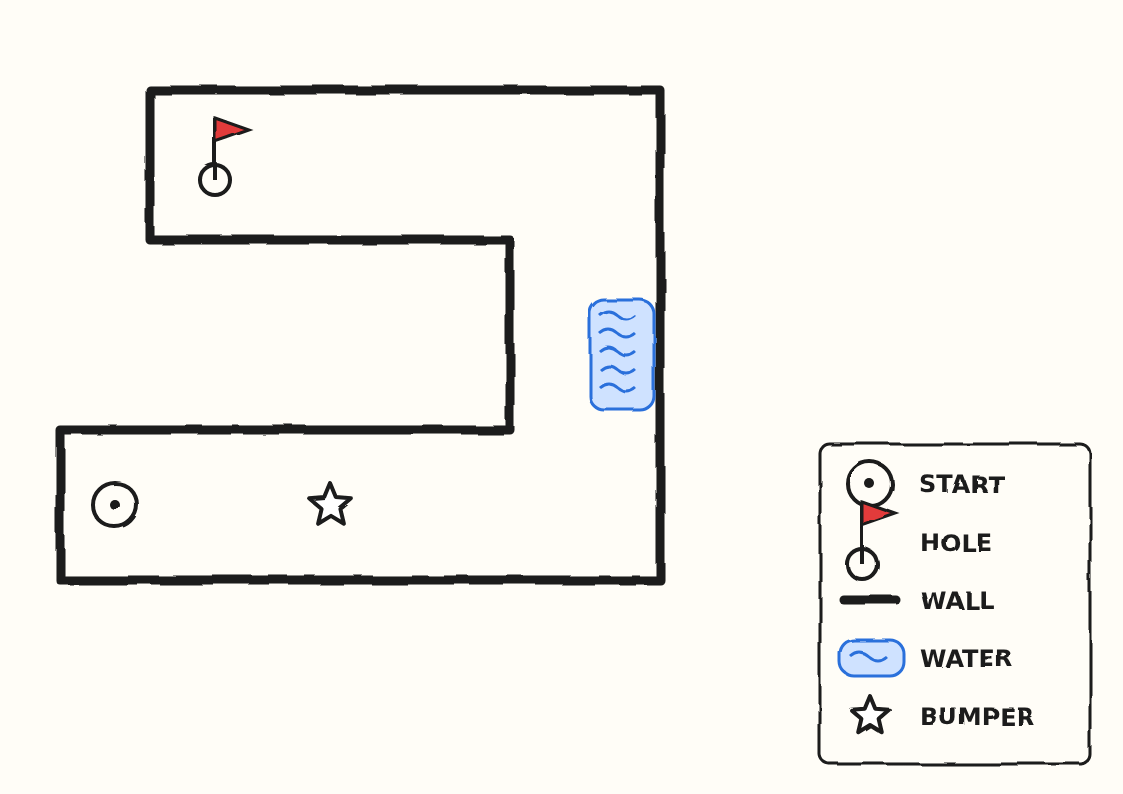
#> input picture 4-minigolf/examples/hole-1.png, 1123 x 794 px
$ python preview.py ../../4-minigolf/examples/hole-1.png
#> lines starting #> are read from the running program, lines starting #| are printed output that depends on the picture
import sys
from pathlib import Path

import numpy as np
from PIL import Image

RAMP = " .:-=+*#%@"


def classify(r, g, b):
    r, g, b = float(r), float(g), float(b)
    mx, mn = max(r, g, b), min(r, g, b)
    v = mx / 255.0
    if mn > 215:
        return "o"
    if v < 0.33:
        return "#"
    if r > g + 35 and r > b + 15 and r > 140:
        return "p"
    if r > 175 and g > 155 and b < 145:
        return "*"
    if b > r + 28 and b > g + 18:
        return "c"
    if b > r + 10 and r > g + 10:
        return "L"
    if b > r + 5:
        return "l"
    return "+"


def preview(path, w=64):
#> called with path = '../../4-minigolf/examples/hole-1.png', w = 64
    im = Image.open(path).convert("RGBA")
    im.thumbnail((w, w))
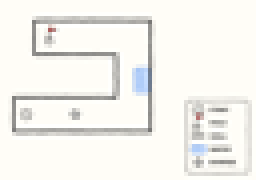
#> im: PIL image 64x45 RGBA (shown 4 times larger); mean R, G, B, A 243.8, 242.4, 237.6, 255
    a = np.array(im)
    alpha, rgb = a[:, :, 3], a[:, :, :3]
#> alpha: shape (45, 64); every value is 255
    lines = []
    for row in range(a.shape[0]):
        line = []
        for col in range(a.shape[1]):
            A = alpha[row, col]
            if A < 40:
                line.append(" ")
            elif A < 150:
                line.append(".")
            else:
                line.append(classify(*rgb[row, col]))
        lines.append("".join(line).rstrip())
#> this loop made 45 passes
    return "\n".join(lines)


if __name__ == "__main__":
    for p in sys.argv[1:]:
        print("=== " + Path(p).name + " ===")
        print(preview(p))

$ run again, on 4-minigolf/examples/hole-3.png
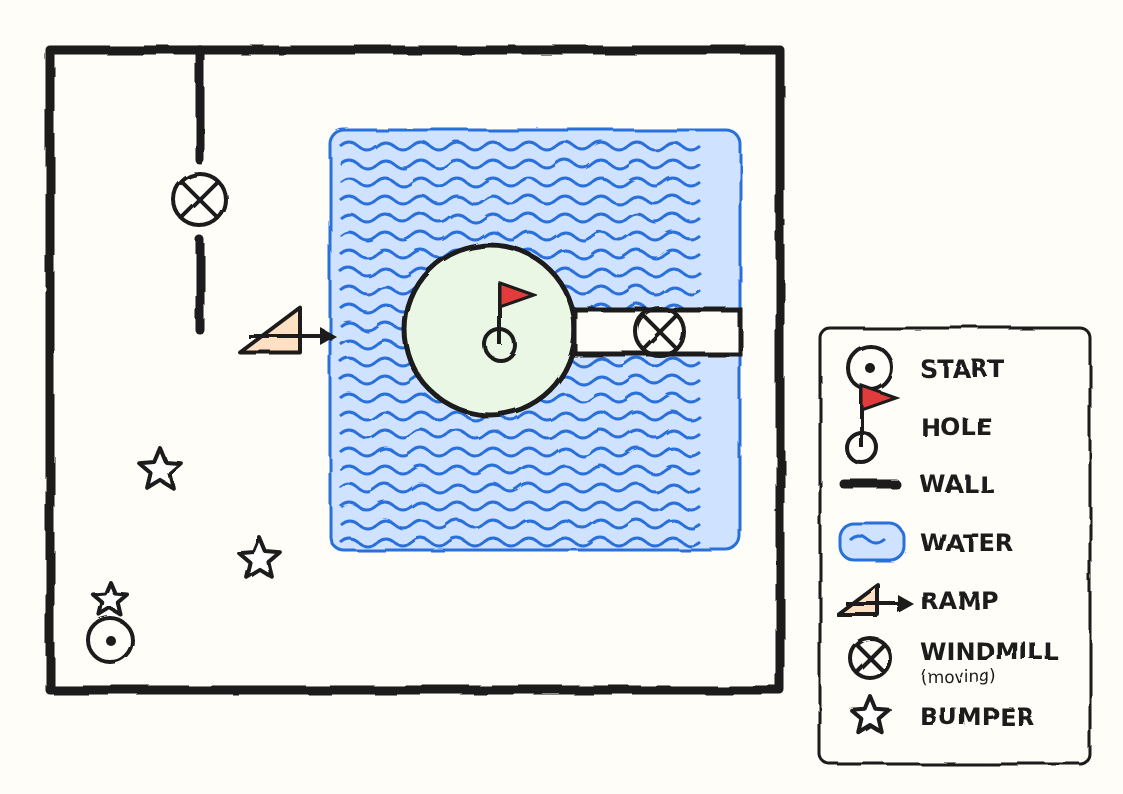
#> input picture 4-minigolf/examples/hole-3.png, 1123 x 794 px
#> in preview, `im.thumbnail((w, w))`:
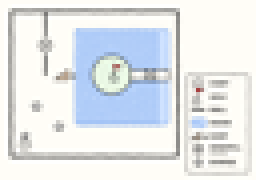
#> im: PIL image 64x45 RGBA (shown 4 times larger); mean R, G, B, A 227.8, 231.4, 234, 255
#> alpha: shape (45, 64); every value is 255
#> the loop in preview, `for row in range(a.shape[0]):` made 45 passes
